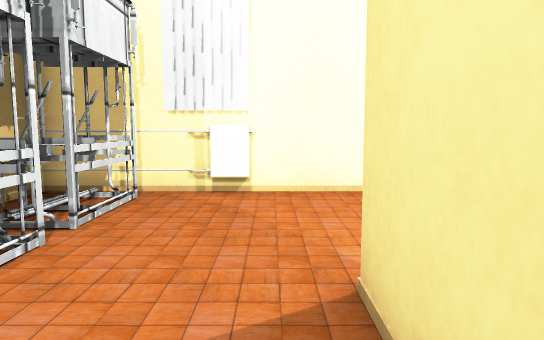
[1] (above)

12 first-person views from a walk through a Unity game level. The camera is 0.68 m above the floor, tilts 6° down and sees 70° across. Doors are open. The floor is counted in squares, 0.5 m on a side. Each view is taken from the middle of a square. On the plan, view 1 faces up. The plan holds only what a view shows up to about 16 squares ahead; the rest is blank. The place goes on beyond the plan. The player is left out. Some surface patterns are stand-ins.

[2]
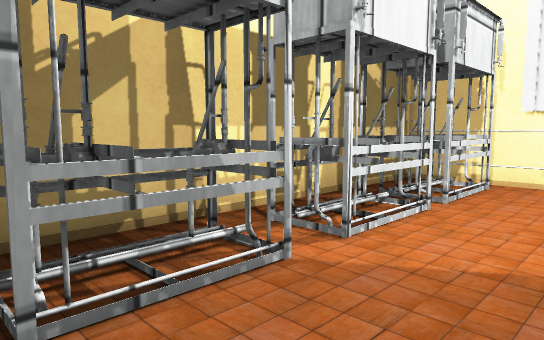

[3]
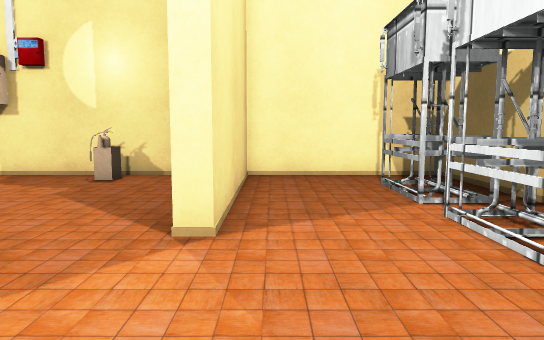

[4]
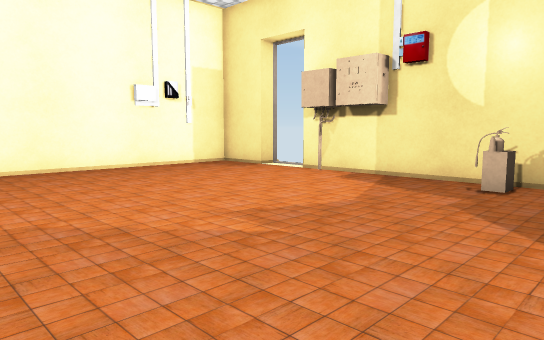

[5]
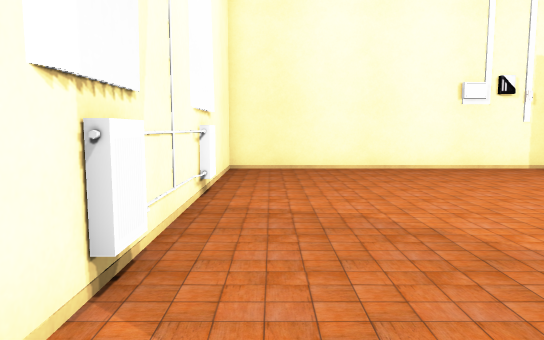

[6]
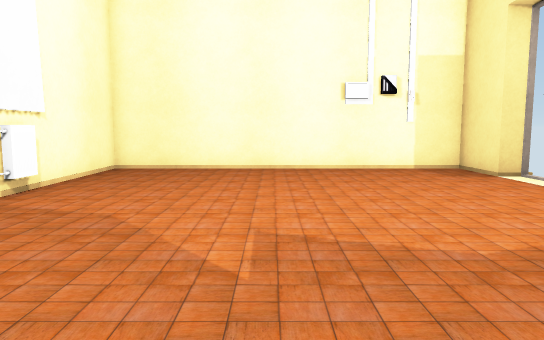

[7]
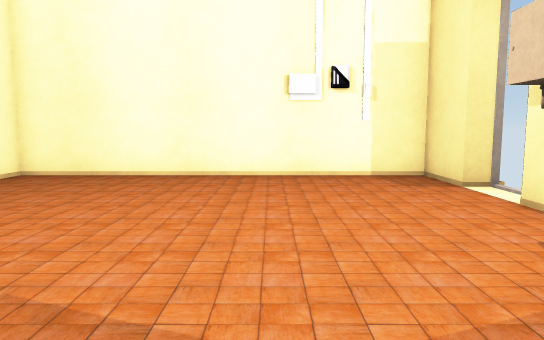

[8]
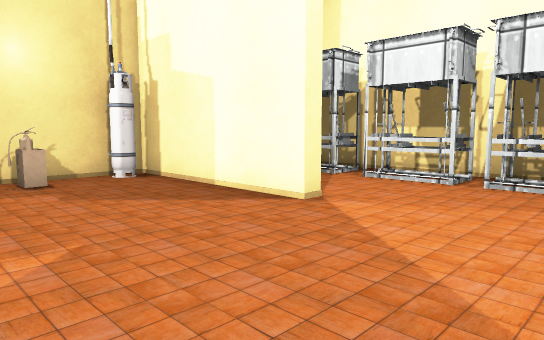

[9]
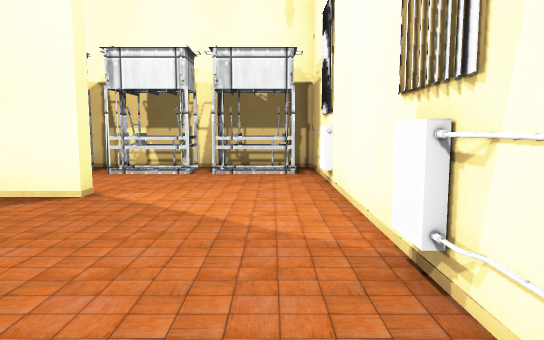

[10]
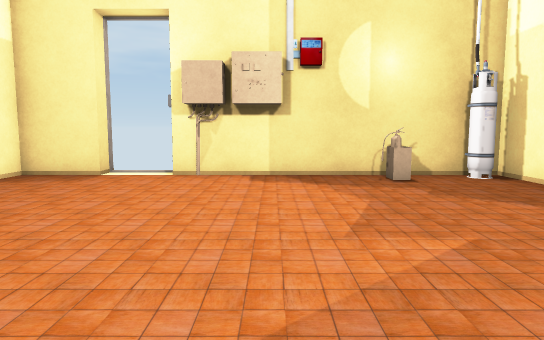

[11]
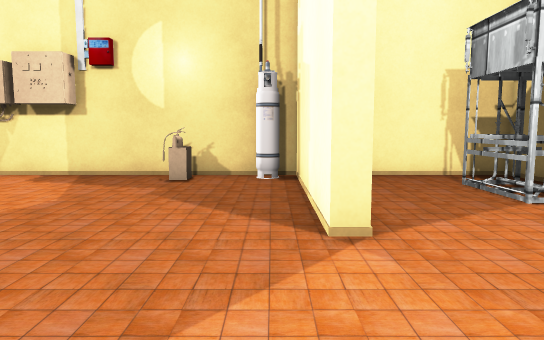

[12]
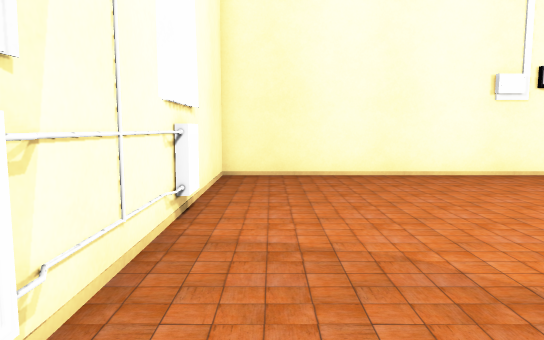

### Floor plan
Points are (right, up) in squares from view 1. A wall is a line through its corners. A room is listed if a view was taken in it or the views show most of it. See-through windows are left out.
Room 1 (views 1, 2, 3, 4, 5, 6, 7, 8, 9, 10, 11, 12)
walls: (6, 8.3) (5, 8.3) (4.3, 8.5); (5.5, 8.3) (4.8, 8.5); (6.2, 8.4) (5.3, 8.6); (6.3, 8.4) (5.8, 8.5); (2.4, -2.8) (2.4, -3.3); (10.8, 8.3) (9.9, 8.6); (10.8, 8.3) (9.9, 8.3) (9.1, 8.5); (11.3, 8.3) (10.8, 8.5); (-0.4, 8.3) (-1.4, 8.3); (-0.6, 8.3) (-1.1, 8.5); (-1, 8.3) (-1.7, 8.5); (-1.7, 8.3) (-2.4, 8.5); (13.1, -3.5) (15.5, -3.5) (15.5, 8.5) (-5, 8.5) (-5, -3.5) (0.7, -3.5) (0.7, 3.2) (1.3, 3.2) (1.3, -3.5) (11, -3.5)
low walls: (4.8, -2.3) (4.8, -3); (4.3, -3) (4.3, -2.3) (4.6, -2.3) (5, -2.6); (4.2, -3) (4.7, -3)
ways out: open door at (12, -4)
objects: tank (-4, -1) to (-3, 1); tank (-4, 2) to (-3, 4); tank (-4, 5) to (-3, 8)

Positions as (right, up) in squares from view 1, and headings:
1: (0, 0), facing up
2: (0, -2), facing up-left
3: (0, 8), facing down
4: (2, 7), facing down-right
5: (2, 7), facing right
6: (2, 3), facing right
7: (4, 1), facing right
8: (7, 8), facing down-left
9: (9, 7), facing left
10: (8, 8), facing down
11: (2, 8), facing down
12: (4, 7), facing right
